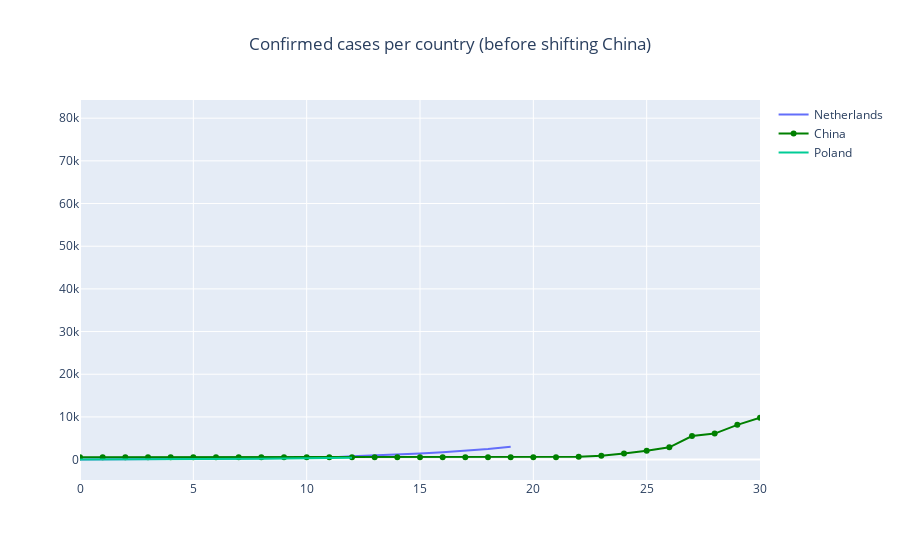

Notebook code for this chart:
### Code cell
countries = ['Netherlands','China','Poland']
plot_ts_plotly(normalized, countries)

### Figure 1 — Plotly figure (JSON) as saved in the notebook; plotly's stock layout.template omitted (floating-point values rounded to 4 significant figures)
{"data": [{"mode": "lines", "name": "Netherlands", "type": "scatter", "x": [0, 1, 2, 3, 4, 5, 6, 7, 8, 9, 10, 11, 12, 13, 14, 15, 16, 17, 18, 19, 20, 21, 22, 23, 24, 25, 26, 27, 28, 29, 30, 31, 32, 33, 34, 35, 36, 37, 38, 39, 40, 41, 42, 43, 44, 45, 46, 47, 48, 49, 50, 51, 52, 53, 54, 55, 56, 57, 58], "y": [10, 18, 24, 38, 82, 128, 188, 265, 321, 382, 503, 503, 806, 962, 1138, 1416, 1711, 2058, 2467, 3003, null, null, null, null, null, null, null, null, null, null, null, null, null, null, null, null, null, null, null, null, null, null, null, null, null, null, null, null, null, null, null, null, null, null, null, null, null, null, null]}, {"marker": {"color": "green"}, "mode": "lines+markers", "name": "China", "type": "scatter", "x": [0, 1, 2, 3, 4, 5, 6, 7, 8, 9, 10, 11, 12, 13, 14, 15, 16, 17, 18, 19, 20, 21, 22, 23, 24, 25, 26, 27, 28, 29, 30, 31, 32, 33, 34, 35, 36, 37, 38, 39, 40, 41, 42, 43, 44, 45, 46, 47, 48, 49, 50, 51, 52, 53, 54, 55, 56, 57, 58], "y": [548, 548, 548, 548, 548, 548, 548, 548, 548, 548, 548, 548, 548, 548, 548, 548, 548, 548, 548, 548, 548, 548, 643, 920, 1406, 2075, 2877, 5509, 6087, 8141, 9802, 11891, 16630, 19716, 23707, 27440, 30587, 34110, 36814, 39829, 42354, 44386, 44759, 59895, 66358, 68413, 70513, 72434, 74211, 74619, 75077, 75550, 77001, 77022, 77241, 77754, 78166, 78600, 78928]}, {"mode": "lines", "name": "Poland", "type": "scatter", "x": [0, 1, 2, 3, 4, 5, 6, 7, 8, 9, 10, 11, 12, 13, 14, 15, 16, 17, 18, 19, 20, 21, 22, 23, 24, 25, 26, 27, 28, 29, 30, 31, 32, 33, 34, 35, 36, 37, 38, 39, 40, 41, 42, 43, 44, 45, 46, 47, 48, 49, 50, 51, 52, 53, 54, 55, 56, 57, 58], "y": [11, 16, 22, 31, 49, 68, 103, 119, 177, 238, 251, 355, 425, null, null, null, null, null, null, null, null, null, null, null, null, null, null, null, null, null, null, null, null, null, null, null, null, null, null, null, null, null, null, null, null, null, null, null, null, null, null, null, null, null, null, null, null, null, null]}], "layout": {"title": {"text": "Confirmed cases per country (before shifting China)", "x": 0.5}, "xaxis": {"range": [0, 30]}}}
